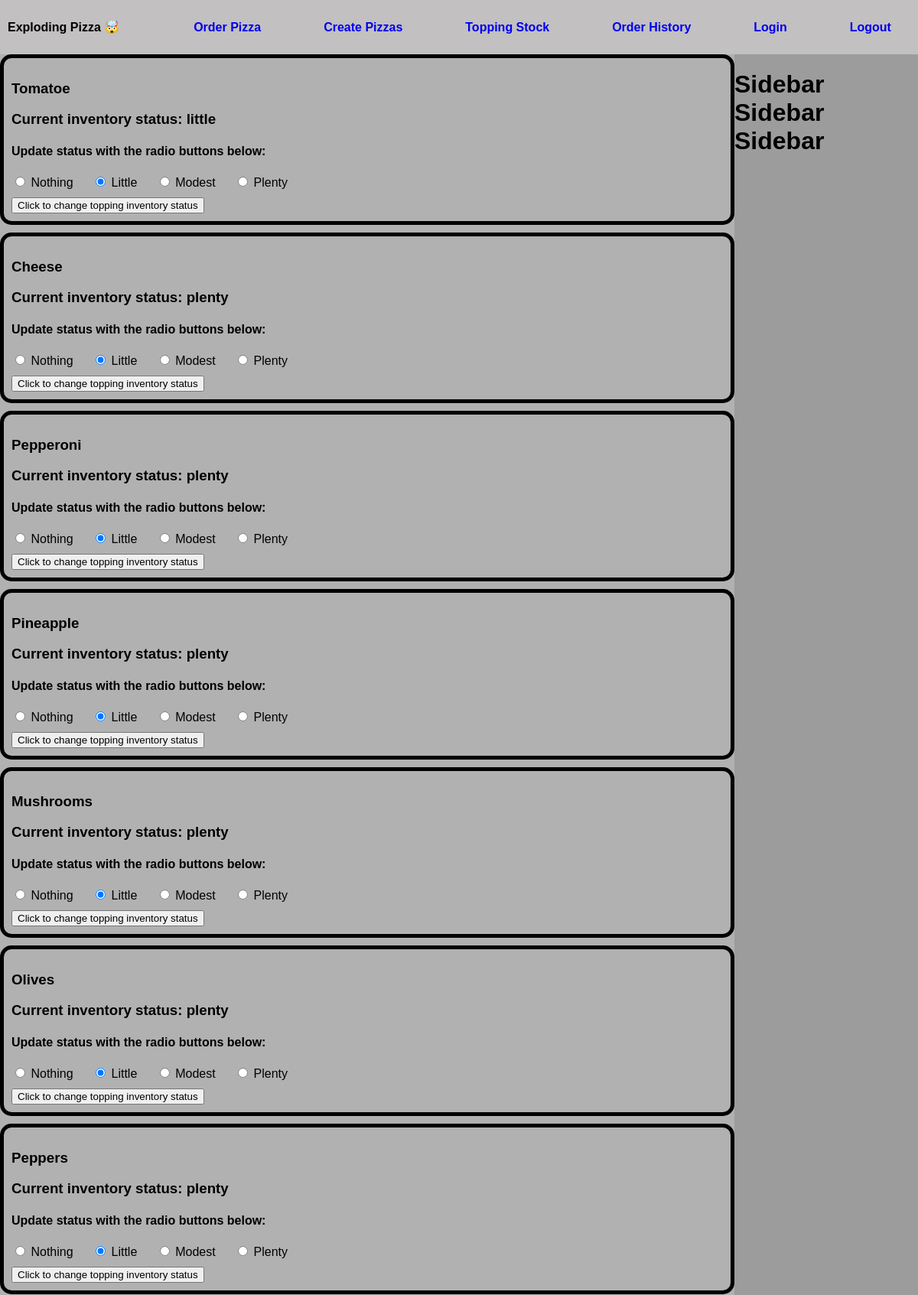
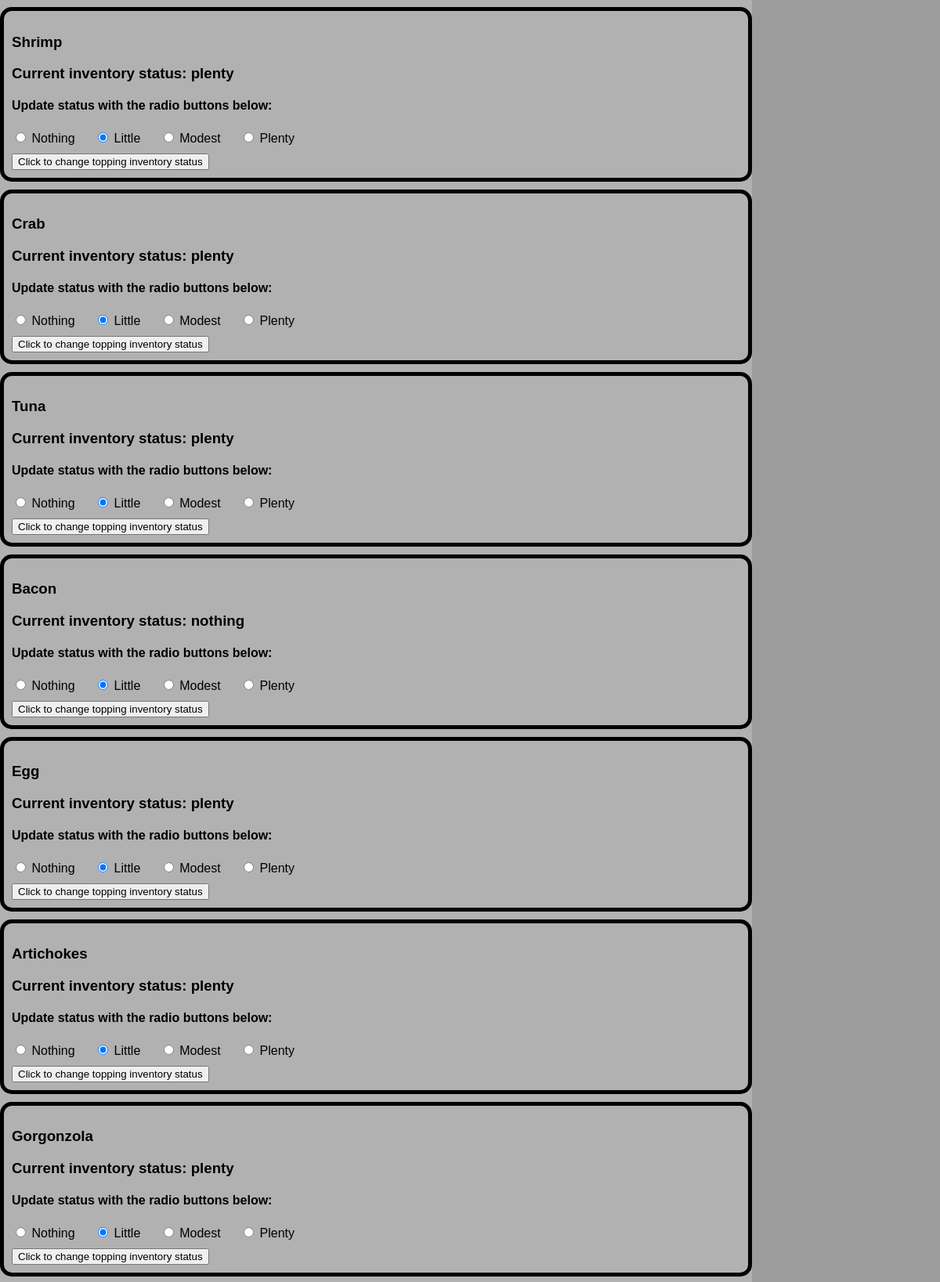
Screenshot of /stockTopping (upper part) with the database file from the repository (2 pictures, top to bottom).
### website/models.py (models this page shows)
class Topping(db.Model):
    __tablename__ = "topping"
    id = db.Column(db.Integer, primary_key=True)
    name = db.Column(db.String, nullable=False)
    inventory = db.Column(db.Enum('nothing', 'little', 'medium', 'plenty'), default='plenty')

### website/views.py (the view, shortened to what this page needs)
@views.route('/stockTopping', methods=['GET', 'POST'])
def stockTopping():
    selected_pizza = None
    pizzas = Pizza.query.all()
    prices = PizzaPrice.query.all()
    toppings = Topping.query.all()
    orders = PizzaOrder.query.all()
    return render_template('stockTopping.html', pizzas=pizzas, selected_pizza=selected_pizza, prices=prices, toppings=toppings, orders=orders, is_in_stock=is_in_stock)

### website/templates/stockTopping.html (shortened to what this page needs)
{% extends 'base.html' %}
{% block content %}
{% for topping in toppings %}
  <form action="" method="POST" class="pizzaForm" id="pizzaForm-{{ topping.id }}">
    <h3 class="pizzaName"> {{ topping.name }} </h3>
    <h3 class="pizzaName">Current inventory status: {{ topping.inventory }}</h2>
    <h4>Update status with the radio buttons below:</h4>
    <div class="size-container">
      <label for="{{ topping.id }}_nothing">
        <input type="radio" name="{{ topping.id }}_size" id="{{ topping.id }}_nothing" value="nothing">
        Nothing
      </label>
      <label for="{{ topping.id }}_little">
        <input type="radio" name="{{ topping.id }}_size" id="{{ topping.id }}_little" value="little" checked>
        Little
      </label>
      <label for="{{ topping.id }}_modest">
        <input type="radio" name="{{ topping.id }}_size" id="{{ topping.id }}_modest" value="modest">
        Modest
      </label>
      <label for="{{ topping.id }}_plenty">
        <input type="radio" name="{{ topping.id }}_size" id="{{ topping.id }}_plenty" value="plenty">
        Plenty
      </label>
    </div>
    <button type="submit" name="submit_pizza" value="buy_{{ topping.id }}" >Click to change topping inventory status</button>
  </form>
{% endfor %}
{% endblock content %}

### website/static/styles.css (style rules this page uses)
body { margin: 0; padding: 0; font-family: 'Arial', sans-serif; }
.size-container label { display: inline-block; margin-right: 20px; margin-bottom: 10px; }
.pizzaForm { border-radius: 15px; border: 5px solid black; padding: 10px; margin-bottom: 10px; }

### rows the page displays
Topping: name "Tomatoe", inventory "little"
Topping: name "Cheese", inventory "plenty"
Topping: name "Pepperoni", inventory "plenty"
Topping: name "Pineapple", inventory "plenty"
Topping: name "Mushrooms", inventory "plenty"
Topping: name "Olives", inventory "plenty"
Topping: name "Peppers", inventory "plenty"
Topping: name "Shrimp", inventory "plenty"
Topping: name "Crab", inventory "plenty"
Topping: name "Tuna", inventory "plenty"
Topping: name "Bacon", inventory "nothing"
Topping: name "Egg", inventory "plenty"
Topping: name "Artichokes", inventory "plenty"
Topping: name "Gorgonzola", inventory "plenty"
